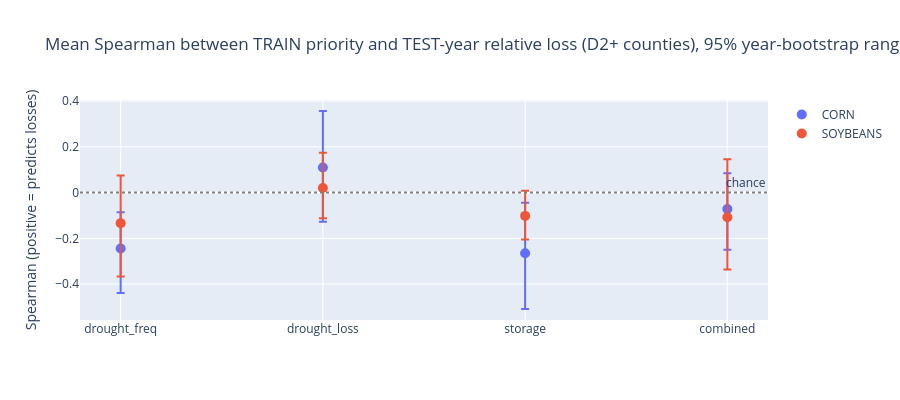

The notebook cell saved with this chart:
### Code cell
# All four scores, both crops, side by side
allsum = pd.concat([results[c][1] for c in FOCUS_CROPS], ignore_index=True)
allsum["mean [95% range]"] = allsum.apply(fmt, axis=1)
side = allsum.pivot(index=["metric", "score"], columns="crop", values="mean [95% range]").loc[
    [(m, s) for m in ["spearman", "top_third_hit"] for s in SCORES]]
display(side)
print("Chance level: spearman 0.00, top_third_hit 0.33. 'Beats chance' = the whole 95% range sits above chance.")

fig = go.Figure()
for i, crop in enumerate(FOCUS_CROPS):
    s = allsum[(allsum["crop"] == crop) & (allsum["metric"] == "spearman")]
    fig.add_trace(go.Scatter(x=s["score"], y=s["mean"], mode="markers", name=crop,
                             error_y=dict(type="data", symmetric=False,
                                          array=s["ci_high"] - s["mean"], arrayminus=s["mean"] - s["ci_low"]),
                             marker=dict(size=10)))
fig.add_hline(y=0, line_dash="dot", line_color="grey", annotation_text="chance")
fig.update_layout(title="Mean Spearman between TRAIN priority and TEST-year relative loss (D2+ counties), 95% year-bootstrap range",
                  yaxis_title="Spearman (positive = predicts losses)", height=400)
fig.show()

### Figure 1 — Plotly figure (JSON) as saved in the notebook; plotly's stock layout.template omitted (floating-point values rounded to 4 significant figures)
{"data": [{"error_y": {"array": [0.1577, 0.2467, 0.2207, 0.1566], "arrayminus": [0.1942, 0.2366, 0.2432, 0.1776], "symmetric": false, "type": "data"}, "marker": {"size": 10}, "mode": "markers", "name": "CORN", "type": "scatter", "x": ["drought_freq", "drought_loss", "storage", "combined"], "y": [-0.2441, 0.1096, -0.2655, -0.07187]}, {"error_y": {"array": [0.2084, 0.1544, 0.1094, 0.2537], "arrayminus": [0.2332, 0.1321, 0.1035, 0.2279], "symmetric": false, "type": "data"}, "marker": {"size": 10}, "mode": "markers", "name": "SOYBEANS", "type": "scatter", "x": ["drought_freq", "drought_loss", "storage", "combined"], "y": [-0.1335, 0.01989, -0.1019, -0.1079]}], "layout": {"annotations": [{"showarrow": false, "text": "chance", "x": 1, "xanchor": "right", "xref": "x domain", "y": 0, "yanchor": "bottom", "yref": "y"}], "height": 400, "shapes": [{"line": {"color": "grey", "dash": "dot"}, "type": "line", "x0": 0, "x1": 1, "xref": "x domain", "y0": 0, "y1": 0, "yref": "y"}], "title": {"text": "Mean Spearman between TRAIN priority and TEST-year relative loss (D2+ counties), 95% year-bootstrap range"}, "yaxis": {"title": {"text": "Spearman (positive = predicts losses)"}}}}
